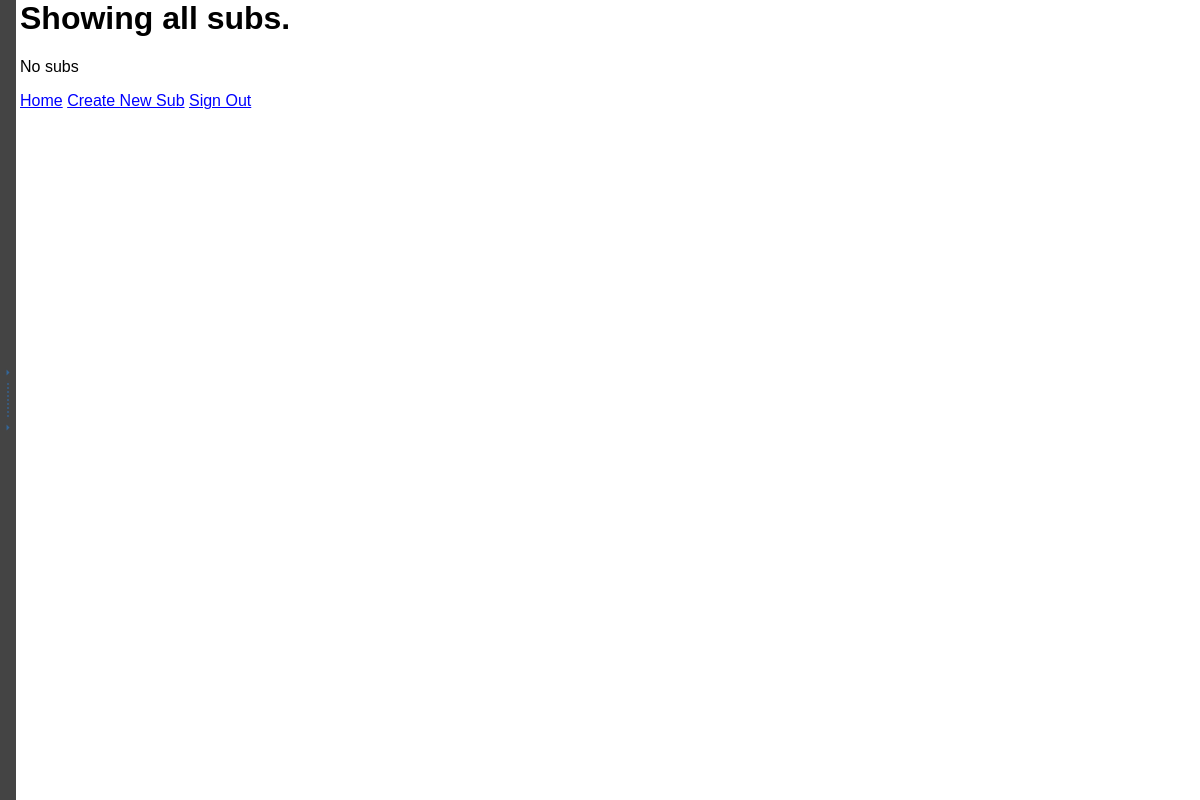
Page /subs.php on the earlier database version.
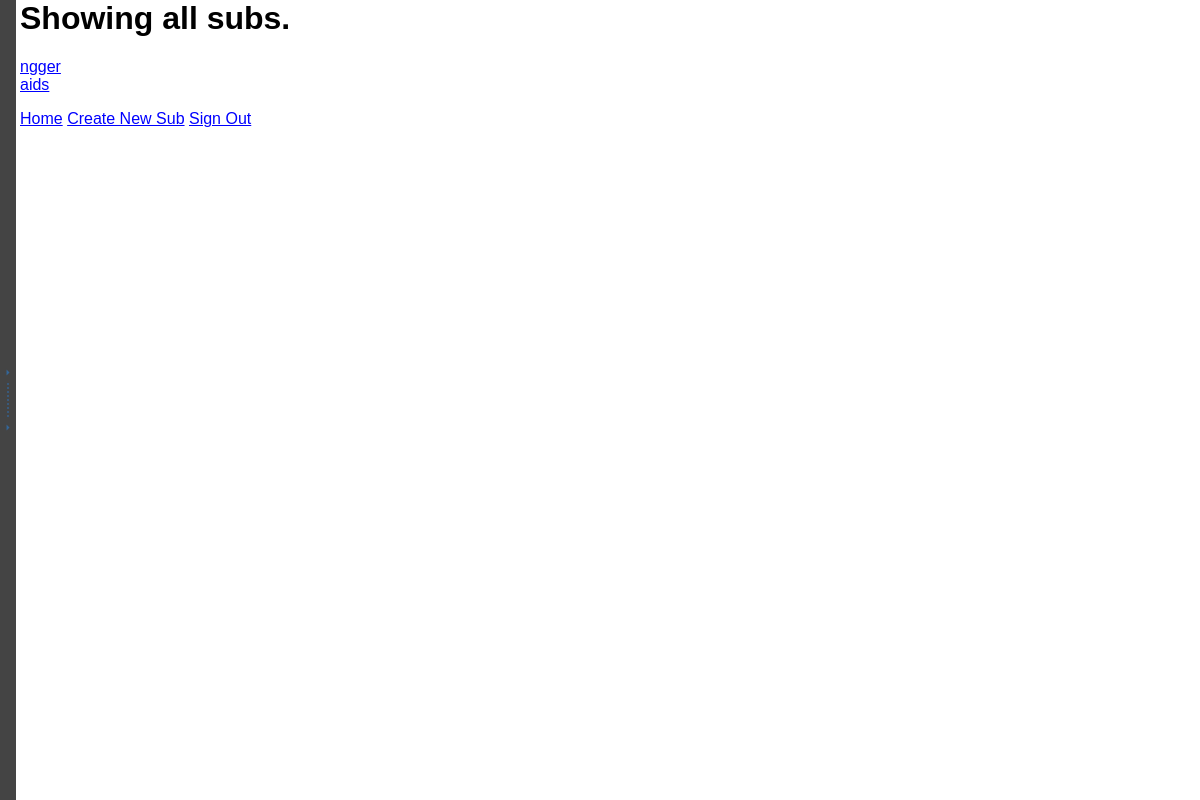
Same page on the later database version.
### tables this page shows
CREATE TABLE `subs` (
  `sub_id` bigint(20) NOT NULL,
  `sub_name` varchar(50) NOT NULL,
  `sub_owner` varchar(50) NOT NULL
);

### subs.php (the view, shortened to what this page needs)
<?php
require_once "config.php";
$sql = "SELECT sub_name FROM subs;";
$result = mysqli_query($link, $sql);
?>
<html lang="en">
<head>
    <link rel="stylesheet" href="forum.css">
</head>
<body>
    <div id="main">
        <button class="openbtn" id="openbtn" onclick="toggleNav()"></button>
        <div id="content">
            <h1>Showing all subs.</h1>
            <ul class="sublist">
                <?php
                if (mysqli_num_rows($result) > 0) {
                    while($row = mysqli_fetch_assoc($result)) {
                        echo ("<li class=\"subitem\"><a href=./sub/".$row["sub_name"].">".$row["sub_name"]."</a></li>");
                    }
                } else {
                echo "No subs";
                }
                ?>
            </ul>
            <div>
                <a href="forum.php" class="btn btn-primary">Home</a>
                <a href="createsub.php">Create New Sub</a>
                <a href="logout.php" class="btn btn-danger">Sign Out</a>
            </div>
        </div>
    </div>
</body>
</html>

Differences in the rows shown:
added subs: sub_name "ngger"
added subs: sub_name "aids"
Other differences:
text no longer shown: "No subs"
